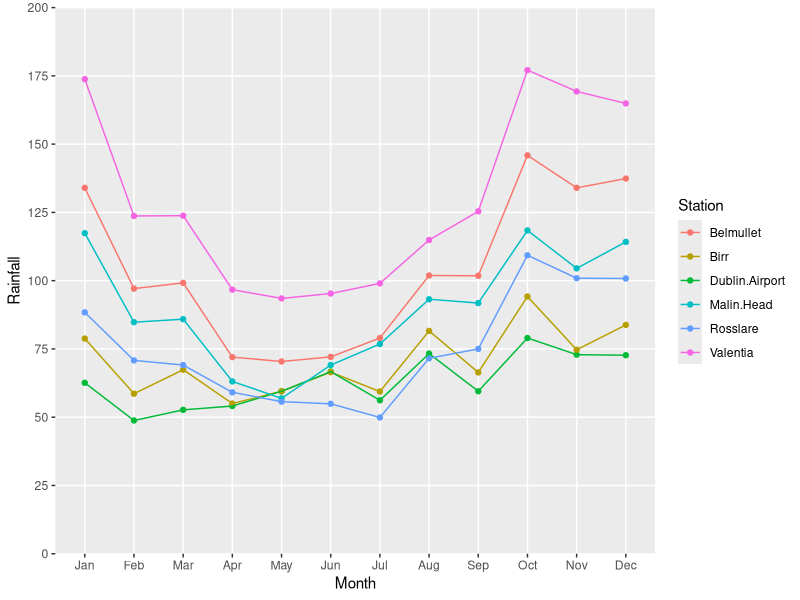
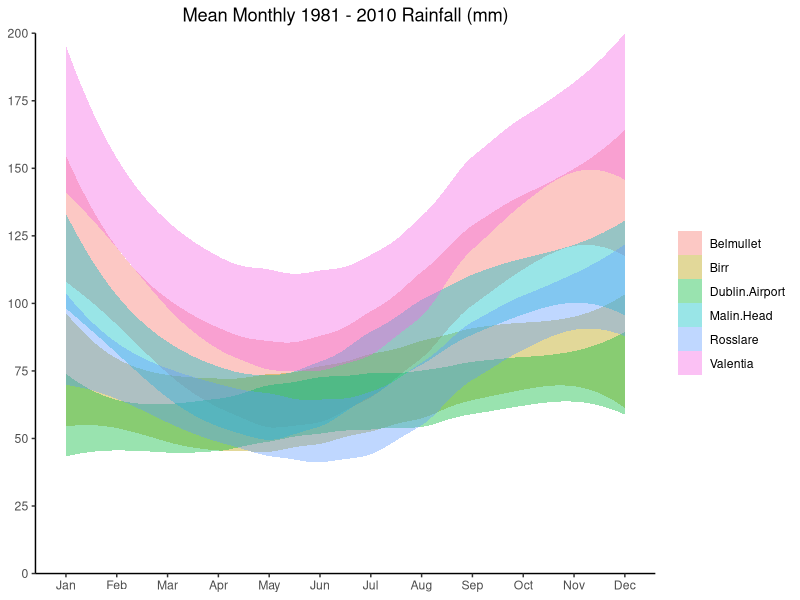

Write R code to recreate these figures, in order. (Note: this script raises an error after producing the figures.)
library(ggplot2)
library(tidyverse)
library(lubridate)

## 1981 - 2010 Rainfall data
Belmullet = c(134.0, 97.1, 99.2, 72.0, 70.4, 72.1, 79.0, 101.9, 101.8, 145.9, 134.0, 137.4)
Dublin.Airport = c(62.6, 48.8, 52.7, 54.1, 59.5, 66.7, 56.2, 73.3, 59.5, 79.0, 72.9, 72.7)
Valentia = c(173.8, 123.7, 123.8, 96.7, 93.5, 95.3, 99.0, 114.9, 125.4, 177.1, 169.3, 164.9)
Birr <- c(78.8, 58.6, 67.4, 55.0, 59.5, 66.5, 59.4, 81.6, 66.4, 94.2, 74.7, 83.8)
Malin.Head <- c(117.4, 84.8, 85.9, 63.1, 56.9, 69.1, 76.8, 93.2, 91.8, 118.4, 104.5, 114.2)
Rosslare <- c(88.4, 70.8, 69.1, 59.1, 55.7, 54.9, 49.9, 71.6, 75.0, 109.3, 100.9, 100.8)

# Data preparation
Rain30yr<- tibble(Month = factor(month.abb),
                  Belmullet, Dublin.Airport, Valentia, Birr, Malin.Head, Rosslare)

Rain30yr.df <- Rain30yr%>%
  group_by(Month)%>%
  pivot_longer(cols = c(Belmullet, Dublin.Airport, Valentia, Birr, Malin.Head, Rosslare), 
               values_to = "Rainfall", names_to = "Station")


# Data Points Rainfall
ggplot(Rain30yr.df, aes(x = Month, y = Rainfall, group = Station))+
  geom_point(aes(colour = Station))+
  geom_line(aes(colour = Station))+
  scale_x_discrete(limits = month.abb)+
  coord_cartesian(ylim=c(0,200), xlim = c(1, 12)) +
  scale_y_continuous(expand = c(0, 0), breaks = c(0, 25, 50, 75, 100, 125, 150, 175, 200)) +
  theme(panel.grid.minor.y = element_blank())

  
# Smoothed Monthly Mean Rainfall
ggplot(Rain30yr.df, aes(x = Month, y = Rainfall, group = Station))+
geom_smooth(method='loess', linetype=0, aes(fill = Station), alpha = 0.4, level=0.95) +
coord_cartesian(ylim=c(0,200), xlim = c(1, 12)) +
scale_y_continuous(expand = c(0, 0), breaks = c(0, 25, 50, 75, 100, 125, 150, 175, 200)) +
scale_x_discrete(limits = month.abb)+
theme_classic()+
theme(axis.title.x = element_blank(), 
      axis.title.y = element_blank(),
      legend.title = element_blank(),
      plot.title = element_text(hjust = 0.5))+
ggtitle("Mean Monthly 1981 - 2010 Rainfall (mm)")



# Mean Total Yearly Rainfall
YeartotalsRain <- tibble(mean.yeartotal.BEL, mean.yeartotal.BIRR, mean.yeartotal.DUB, 
                         mean.yeartotal.ROS, mean.yeartotal.VAL, mean.yeartotal.Malin)

YeartotalsRain.df <- YeartotalsRain%>%
  pivot_longer(cols = c(mean.yeartotal.BEL, mean.yeartotal.BIRR, mean.yeartotal.DUB, 
                        mean.yeartotal.ROS, mean.yeartotal.VAL, mean.yeartotal.Malin), 
               values_to = "Yearly.Rainfall", names_to = "Station")

StationLabels <- c("Belmullet", "Birr", "Dublin Airport", "Malin head", "Rosslare", "Valentia")

ggplot(YeartotalsRain.df, aes(x = Station, y = Yearly.Rainfall))+
  geom_col(aes(fill = Station), show.legend = F)+
  scale_x_discrete(labels= StationLabels)+
  coord_cartesian(ylim=c(0,1600)) +
  scale_y_continuous(expand = c(0, 0), breaks = c(0, 200, 400, 600, 800, 1000, 1200, 1400, 1600)) +
  theme_classic()+
  ggtitle("Mean Total Yearly Rainfall 1981-2010 (mm)")